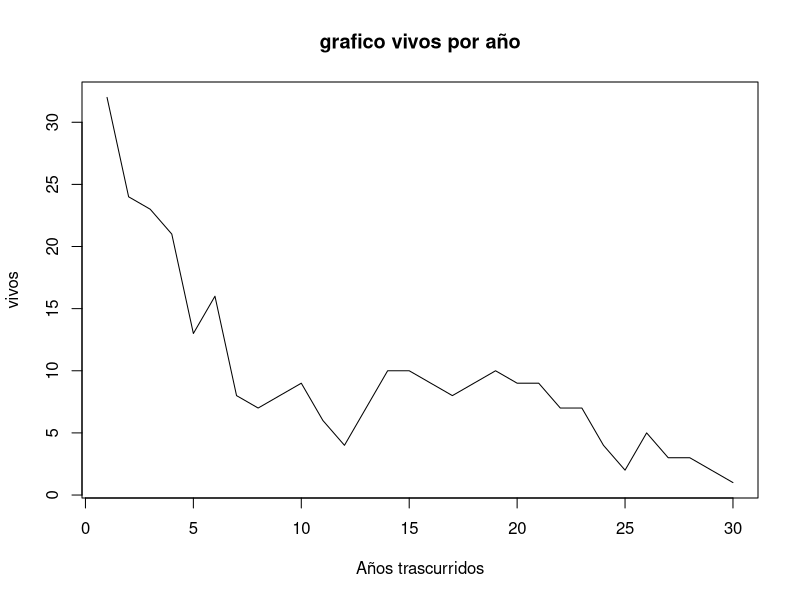

Here is the R script that generated this plot:
paso= 1:30
vivos= c(32,24,23,21,13,16,8, 7, 8,9, 6 ,4 ,7,10,10,9,8,9,10,9,9,7,7,4,2,5,3,3,2,1)

plot(paso, vivos,type="l", main="grafico vivos por año", xlab="Años trascurridos", ylab="vivos", pch=16,)